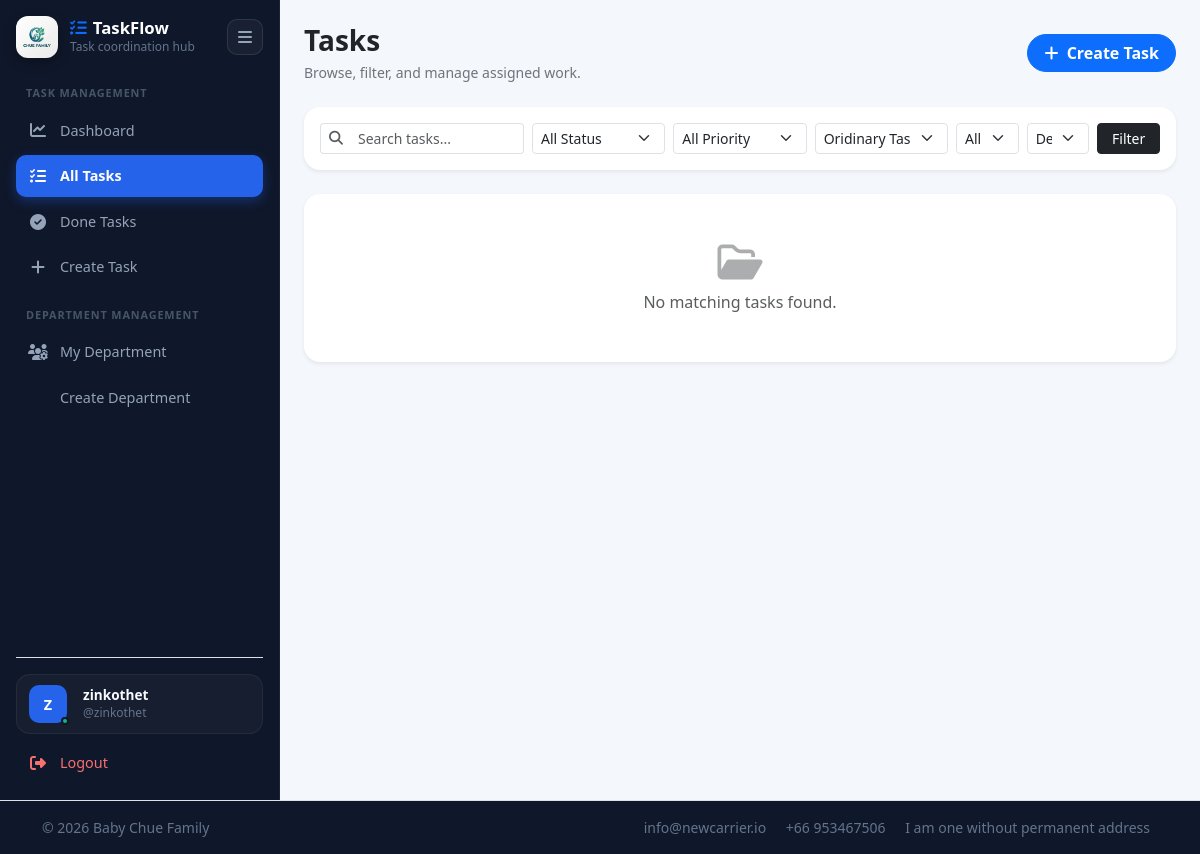
The page /tasks/list/ (signed in) on the database as committed earlier.
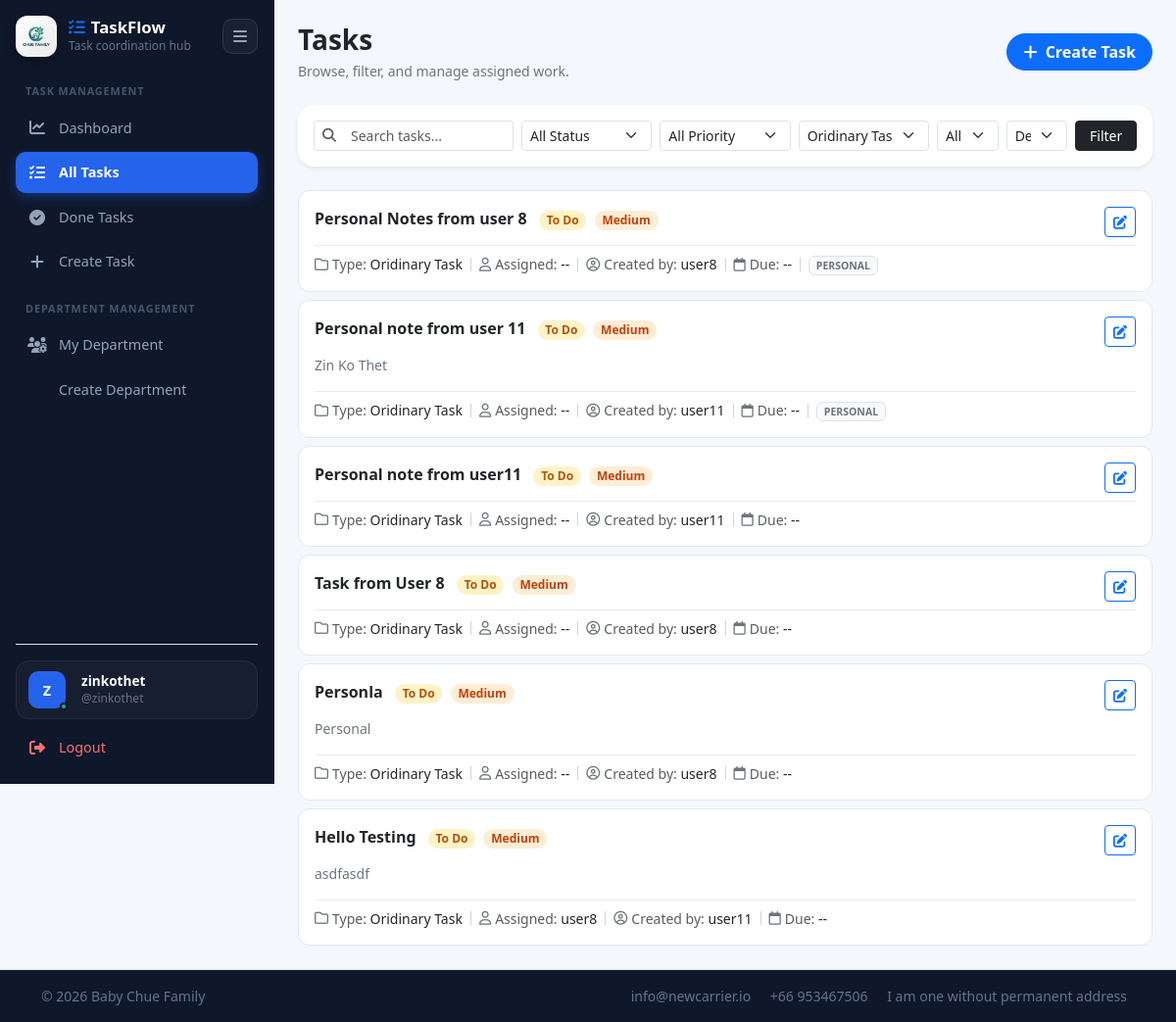
The same page on the database as committed later.
### tasks/models.py (models this page shows, shortened)
class Task(models.Model):
    TODO =  'TODO'
    IN_PROGRESS = 'IN_PROGRESS'
    DONE = 'DONE'
    BLOCKED = 'BLOCKED'
    STATUS_CHOICES = (
        (TODO, 'To Do'),
        (IN_PROGRESS, 'In Progress'),
        (DONE, 'Done'),
        (BLOCKED, 'Blocked'),
    )
    LOW = 'LOW'
    MEDIUM = 'MEDIUM'
    HIGH = 'HIGH'
    URGENT = 'URGENT'
    PRIORITY_CHOICES = (
        (LOW, "Low"),
        (MEDIUM, "Medium"),
        (HIGH, "High"),
        (URGENT, "Urgent"),
    )
    PERSONAL = 'PERSONAL'
    DEPARTMENT = 'DEPARTMENT'
    ORGANIZATION = 'ORGANIZATION'
    VISIBILITY_CHOICES = (
        (PERSONAL, 'Personal'),
        (DEPARTMENT, 'Department'),
        (ORGANIZATION, 'Organization'),
    )
    ORDINARY = 'ORDINARY'
    UNFINISHED_WORK = 'UNFINISHED_WORK'
    TASK_NATURE_CHOICES = (
        (ORDINARY, 'Oridinary Task'),
        (UNFINISHED_WORK, 'Unfinished Work')
    )
    title = models.CharField(max_length=200)
    description = models.TextField(blank=True)
    status = models.CharField(max_length=20, choices=STATUS_CHOICES, default=TODO)
    priority = models.CharField(max_length=20, choices=PRIORITY_CHOICES, default=MEDIUM)
    due_date = models.DateField(null=True, blank=True)
    attachment_link = models.URLField(null=True, blank=True, help_text='Optional link to Google Drive, OneDrive, or any external resource')
    organization_id = models.CharField(max_length=100, blank=True, db_index=True)
    visibility = models.CharField(max_length=20, choices=VISIBILITY_CHOICES, default=PERSONAL)
    task_nature = models.CharField(max_length=30, choices=TASK_NATURE_CHOICES, default=ORDINARY)
    department = models.ForeignKey(
        Department,
        on_delete=models.SET_NULL,
        null=True,
        blank=True,
        related_name="tasks",
    )
    assigned_to = models.ForeignKey(
        settings.AUTH_USER_MODEL,
        on_delete=models.SET_NULL,
        null=True,
        blank=True,
        related_name="assigned_tasks",
    )
    created_by = models.ForeignKey(
        settings.AUTH_USER_MODEL,
        on_delete=models.SET_NULL,
        null=True,
        related_name="created_tasks",
    )
    created_at = models.DateTimeField(auto_now_add=True)
    updated_at = models.DateTimeField(auto_now=True)
    class Meta:
        ordering = ['-created_at']
    def get_absolute_url(self):
        return reverse('tasks:task_detail', args=[self.pk])

class Department(models.Model):
    name = models.CharField(max_length=100)
    description = models.TextField(blank=True)
    organization_id = models.CharField(max_length=100, blank=True, db_index=True)
    created_at = models.DateTimeField(auto_now_add=True)
    class Meta:
        constraints = [
            models.UniqueConstraint(
                fields=['name', 'organization_id'],
                name='unique_department_name_per_organization'
                )
        ]

### tasks/views.py (the view, shortened to what this page needs)
# urls.py: path("list/", views.task_list, name="task_list"),
@login_required
def task_list(request):
    tasks = _visible_tasks_for_user(request.user)
    keyword = (request.GET.get("q") or "").strip()
    raw_status = (request.GET.get("status") or "").strip()
    status_aliases = {
        "progress": Task.IN_PROGRESS,
        "in-progress": Task.IN_PROGRESS,
        "in_progress": Task.IN_PROGRESS,
        "todo": Task.TODO,
        "done": Task.DONE,
        "blocked": Task.BLOCKED,
    }
    status = status_aliases.get(raw_status.lower(), raw_status)
    priority = (request.GET.get("priority") or "").strip()
    task_nature = (request.GET.get("task_nature") or Task.ORDINARY).strip()
    assignee = (request.GET.get("assignee") or request.GET.get("assigned") or "").strip()
    department = (request.GET.get("department") or "").strip()
    scope = (request.GET.get("scope") or "all").strip()
    if status == Task.DONE:
        tasks = tasks.filter(status=Task.DONE)
    else:
        tasks = tasks.exclude(status=Task.DONE)
    if priority:
        tasks = tasks.filter(priority=priority)
    if task_nature:
        tasks = tasks.filter(task_nature=task_nature)
    if department:
        tasks = tasks.filter(department_id=department)
    if assignee == "me":
        tasks = tasks.filter(assigned_to=request.user)
    profile = getattr(request.user, "profile", None)
    user_department = getattr(profile, "department", None)
    user_organization_id = (getattr(profile, "organization_id", "") or "").strip()
    if scope == "created":
        tasks = tasks.filter(created_by=request.user)
    elif scope == "assigned":
        tasks = tasks.filter(assigned_to=request.user)
    tasks = tasks.order_by("-created_at")
    paginator = Paginator(tasks, 10)
    page_number = request.GET.get("page")
    page_obj = paginator.get_page(page_number)
    query_params = request.GET.copy()
    if "page" in query_params:
        query_params.pop("page")
    context = {
        "tasks": page_obj,
        "page_obj": page_obj,
        "is_paginated": page_obj.has_other_pages(),
        "current_querystring": query_params.urlencode(),
        "keyword": keyword,
        "selected_status": status,
        "status_done": Task.DONE,
        "selected_priority": priority,
        "selected_task_nature": task_nature,
        "selected_assignee": assignee,
        "selected_department": department,
        "selected_scope": scope,
        "status_choices": Task.STATUS_CHOICES,
        "priority_choices": Task.PRIORITY_CHOICES,
        "task_nature_choices": Task.TASK_NATURE_CHOICES,
        "departments": Department.objects.filter(organization_id=user_organization_id).order_by("name") if user_organization_id else Department.objects.none(),
    }
    return render(request, "tasks/task_list.html", context)

### tasks/templates/tasks/task_list.html (shortened to what this page needs)
{% extends "tasks/base_tasks.html" %}
{% block content %}
<div class="d-flex flex-wrap justify-content-between align-items-center gap-3 mb-4">
  <div>
    <h2 class="h3 fw-bold mb-1 text-dark">Tasks</h2>
    <p class="text-secondary mb-0 small">Browse, filter, and manage assigned work.</p>
  </div>
  <a href="{% url 'tasks:task_create' %}" class="btn btn-primary rounded-pill px-3 fw-semibold">
    <i class="fa-solid fa-plus me-1"></i> Create Task
  </a>
</div>
<form method="get" class="card border-0 shadow-sm p-3 mb-4 rounded-4 bg-white">
  <div class="row g-2 align-items-center">
    <div class="col-lg-3 col-md-6">
      <div class="input-group input-group-sm">
        <span class="input-group-text bg-transparent border-end-0 text-muted"><i class="fa-solid fa-magnifying-glass"></i></span>
        <input type="text" name="q" value="{{ keyword }}" class="form-control form-control-sm border-start-0" placeholder="Search tasks...">
      </div>
    </div>
    <div class="col-lg-2 col-md-3 col-6">
      <select name="status" class="form-select form-select-sm">
        <option value="">All Status</option>
      </select>
    </div>
    <div class="col-lg-2 col-md-3 col-6">
      <select name="priority" class="form-select form-select-sm">
        <option value="">All Priority</option>
      </select>
    </div>
    <div class="col-lg-2 col-md-4 col-6">
      <select name="task_nature" class="form-select form-select-sm">
        {% for value, label in task_nature_choices %}
          <option value="{{ value }}" {% if selected_task_nature == value %}selected{% endif %}>{{ label }}</option>
        {% endfor %}
      </select>
    </div>
    <div class="col-lg-1 col-md-4 col-6">
      <select name="scope" class="form-select form-select-sm">
        <option value="all" {% if selected_scope == 'all' %}selected{% endif %}>All</option>
      </select>
    </div>
    <div class="col-lg-1 col-md-4 col-8">
      <select name="department" class="form-select form-select-sm">
        <option value="">Dept</option>
      </select>
    </div>
    <div class="col-lg-1 col-md-12 col-4">
      <button type="submit" class="btn btn-dark btn-sm w-100 fw-medium">Filter</button>
    </div>
  </div>
</form>
<div class="d-flex flex-column gap-2">
  {% for task in tasks %}
    <div class="task-row-card p-3">
      <div class="d-flex justify-content-between align-items-start gap-3 mb-2">
        <div class="min-w-0">
          <a href="{{ task.get_absolute_url }}" class="text-decoration-none fw-bold text-dark fs-6 d-inline-block me-2">
            {{ task.title }}
          </a>
          <span class="badge rounded-pill px-2.5 py-1
            {% if task.status == 'DONE' or task.status == 'COMPLETED' %}badge-status-done
            {% elif task.status == 'IN_PROGRESS' %}badge-status-progress
            {% else %}badge-status-pending{% endif %}">
            {{ task.get_status_display }}
          </span>
          <span class="badge rounded-pill px-2.5 py-1 ms-1
            {% if task.priority == 'HIGH' or task.priority == 'URGENT' %}badge-priority-high
            {% elif task.priority == 'MEDIUM' %}badge-priority-medium
            {% else %}badge-priority-low{% endif %}">
            {{ task.get_priority_display }}
          </span>
        </div>
        <div class="btn-group btn-group-sm flex-shrink-0">
          <a href="{{ task.get_absolute_url }}" class="btn btn-outline-primary" title="Open / Edit">
            <i class="fa-solid fa-pen-to-square"></i>
          </a>
        </div>
      </div>
      {% if task.description %}
        <p class="text-secondary small mb-3 text-break">
          {{ task.description }}
        </p>
      {% endif %}
      <div class="d-flex flex-wrap align-items-center gap-2 pt-2 border-top border-light-subtle text-muted small">
        <div class="d-flex align-items-center gap-1">
          <i class="fa-regular fa-folder text-secondary"></i>
          <span>Type: <strong class="text-dark fw-medium">{{ task.get_task_nature_display }}</strong></span>
        </div>
        <div class="d-flex align-items-center gap-1">
          <i class="fa-regular fa-user text-secondary"></i>
          <span>Assigned: <strong class="text-dark fw-medium">{{ task.assigned_to|default:"--" }}</strong></span>
        </div>
        <div class="d-flex align-items-center gap-1">
          <i class="fa-regular fa-circle-user text-secondary"></i>
          <span>Created by: <strong class="text-dark fw-medium">{{ task.created_by|default:"--" }}</strong></span>
        </div>
        <div class="d-flex align-items-center gap-1">
          <i class="fa-regular fa-calendar text-secondary"></i>
          <span>Due: <strong class="text-dark fw-medium">{{ task.due_date|default:"--" }}</strong></span>
        </div>
        {% if task.department %}
          <div>
            <span class="badge bg-light text-secondary border">{{ task.department.name }}</span>
          </div>
        {% endif %}
      </div>
    </div>
  {% empty %}
    <div class="card border-0 shadow-sm text-center py-5 rounded-4">
      <i class="fa-regular fa-folder-open display-6 text-muted mb-2 opacity-50"></i>
      <p class="text-muted mb-0">No matching tasks found.</p>
    </div>
  {% endfor %}
</div>
{% endblock %}

### tasks/templates/tasks/base_tasks.html (shortened to what this page needs)
{% load static %}
<!DOCTYPE html>
<html lang="en">
<head>
  <link href="https://cdn.jsdelivr.net/npm/bootstrap@5.3.3/dist/css/bootstrap.min.css" rel="stylesheet">
  <link href="https://cdnjs.cloudflare.com/ajax/libs/font-awesome/6.5.2/css/all.min.css" rel="stylesheet">
</head>
<body>
  <div class="container-fluid px-0">
    <div class="row g-0 app-shell">
      <aside class="sidebar p-3" id="appSidebar">
        <div class="sidebar-inner d-flex flex-column h-100">
          <div>
            <div class="sidebar-header mb-3">
              <div class="brand-wrap">
                <img src="{% static 'images/Logo.png' %}" alt="Logo" class="brand-logo">
                <div class="brand-text">
                  <div class="brand-title"><i class="fa-solid fa-list-check text-primary"></i> TaskFlow</div>
                  <div class="brand-subtitle">Task coordination hub</div>
                </div>
              </div>
              <button class="sidebar-toggle" id="desktopSidebarToggle" type="button" aria-label="Toggle sidebar">
                <i class="fa-solid fa-bars"></i>
              </button>
            </div>
            <nav>
              <div class="nav-section-title">Task Management</div>
              <a href="{% url 'tasks:dashboard' %}" class="{% if request.resolver_match.url_name == 'dashboard' %}active{% endif %}">
                <i class="fa-solid fa-chart-line"></i>
                <span class="nav-label">Dashboard</span>
              </a>
              <a href="{% url 'tasks:task_list' %}" class="{% if request.resolver_match.url_name == 'task_list' and selected_status != status_done %}active{% endif %}">
                <i class="fa-solid fa-list-check"></i>
                <span class="nav-label">All Tasks</span>
              </a>
              <a href="{% url 'tasks:task_list' %}?status=done" class="{% if request.resolver_match.url_name == 'task_list' and selected_status == status_done %}active{% endif %}">
                <i class="fa-solid fa-circle-check"></i>
                <span class="nav-label">Done Tasks</span>
              </a>
              <a href="{% url 'tasks:task_create' %}" class="{% if request.resolver_match.url_name == 'task_create' %}active{% endif %}">
                <i class="fa-solid fa-plus"></i>
                <span class="nav-label">Create Task</span>
              </a>
              {% if user.is_superuser or user.is_staff %}
                <div class="nav-section-title">Department Management</div>
                <a href="{% url 'tasks:profile_department_update' %}" class="{% if request.resolver_match.url_name == 'profile_department_update' %}active{% endif %}">
                  <i class="fa-solid fa-users-gear"></i>
                  <span class="nav-label">My Department</span>
                </a>
                <a href="{% url 'tasks:department_create' %}" class="{% if request.resolver_match.url_name == 'department_create' %}active{% endif %}">
                  <span class="nav-label">Create Department</span>
                </a>
              {% endif %}
            </nav>
          </div>
          <div class="mt-auto pt-3 border-top border-white-50 border-opacity-10 d-flex flex-column gap-2">
            <div class="user-card d-flex align-items-center gap-3">
              <div class="avatar-circle {% cycle 'avatar-blue' 'avatar-green' 'avatar-amber' 'avatar-purple' 'avatar-pink' %}">
                {% if user.profile.image %}
                  <img src="{{ user.profile.image.url }}" alt="{{ user.username }} avatar">
                {% else %}
                  {{ user.get_full_name|default:user.username|slice:":1"|upper }}
                {% endif %}
                <span class="status-dot"></span>
              </div>
              <div class="user-meta">
                <div class="user-name">{{ user.get_full_name|default:user.username }}</div>
                <div class="user-handle">@{{ user.username }}</div>
              </div>
            </div>
            <a href="{% url 'account_logout' %}" class="logout-link">
              <i class="fa-solid fa-right-from-bracket"></i>
              <span class="logout-label">Logout</span>
            </a>
          </div>
        </div>
      </aside>
      <div class="col-lg p-4 main-content">
        {% block content %}{% endblock %}
      </div>
    </div>
  </div>
  <footer class="section-footer border-top" style="background:#0f172a; color:#64748b;">
    <div class="container">
      <section class="footer-bottom row py-3">
        <div class="col-md-3">
          <p class="mb-0 small">&copy; 2026 Baby Chue Family</p>
        </div>
        <div class="col-md-9 text-md-end small">
          <span class="px-2">info@newcarrier.io</span>
          <span class="px-2">+66 953467506</span>
          <span class="px-2">I am one without permanent address</span>
        </div>
      </section>
    </div>
  </footer>
</body>
</html>

Rows that differ between the two databases and show on the page:
added Task: title "Personal Notes from user 8", status "To Do", priority "Medium", task_nature "Oridinary Task", assigned_to "--", created_by "user8", due_date "--", department.name "PERSONAL"
added Task: title "Personal note from user 11", status "To Do", priority "Medium", description "Zin Ko Thet", task_nature "Oridinary Task", assigned_to "--", created_by "user11", due_date "--", department.name "PERSONAL"
added Task: title "Personal note from user11", status "To Do", priority "Medium", task_nature "Oridinary Task", assigned_to "--", created_by "user11", due_date "--"
added Task: title "Task from User 8", status "To Do", priority "Medium", task_nature "Oridinary Task", assigned_to "--", created_by "user8", due_date "--"
added Task: title "Personla", status "To Do", priority "Medium", description "Personal", task_nature "Oridinary Task", assigned_to "--", created_by "user8", due_date "--"
added Task: title "Hello Testing", status "To Do", priority "Medium", description "asdfasdf", task_nature "Oridinary Task", assigned_to "user8", created_by "user11", due_date "--"
Other text that changed with them:
text no longer shown: "No matching tasks found."
